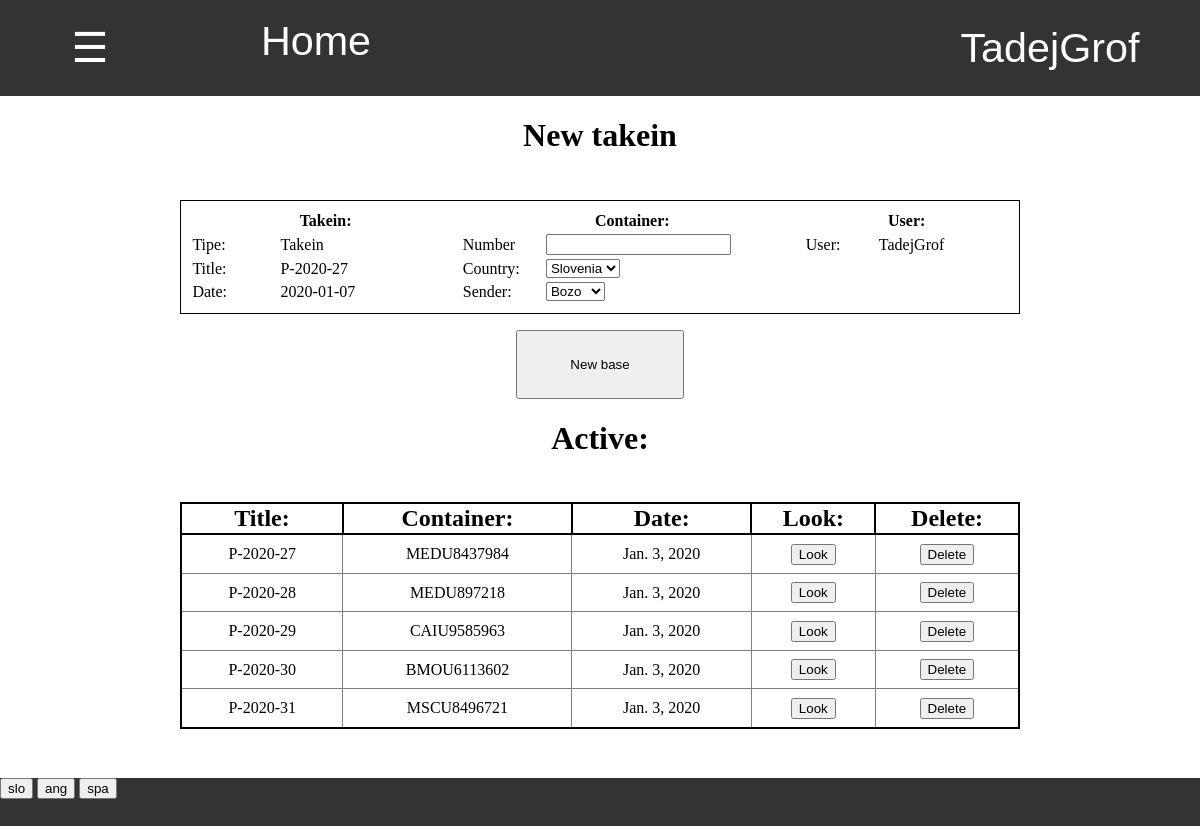
Page /zaloga/prevzem/ (signed in) on the earlier database version.
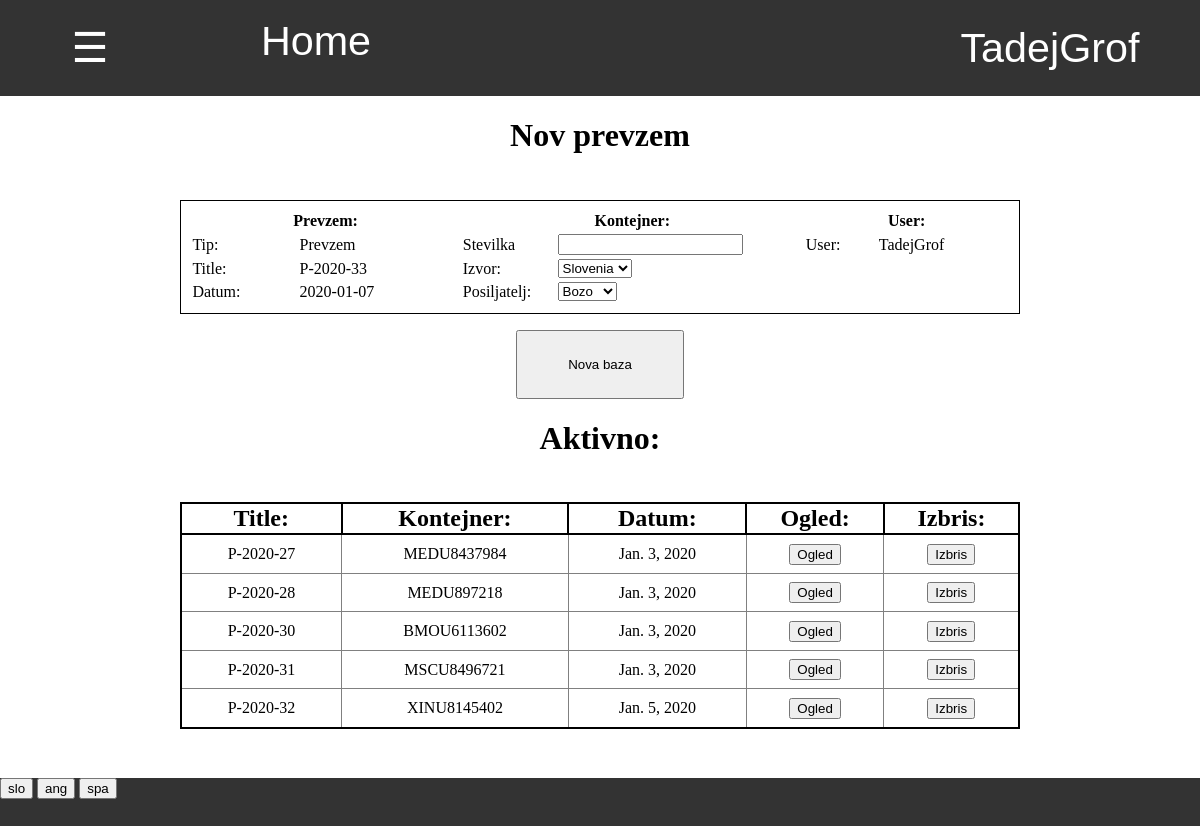
Same page on the later database version.
### program/models.py (models this page shows, shortened)
class Profil(models.Model):
    user = models.OneToOneField(User,on_delete=models.CASCADE)
    jezik =  models.CharField(default="spa",max_length=3, choices=JEZIKI)

class Program(models.Model):
    stevilo_prevzemov = models.IntegerField(default = 0)
    stevilo_odpisov = models.IntegerField(default = 0)
    stevilo_faktur = models.IntegerField(default = 0)
    stevilo_racunov = models.IntegerField(default = 0)
    stevilo_inventur = models.IntegerField(default = 0)
    def naslednji_prevzem(self,delaj=False):
        if delaj:
            self.stevilo_prevzemov += 1
            self.save()
            return 'P-2020-' + str(self.stevilo_prevzemov)
        else:
            return 'P-2020-' + str(self.stevilo_prevzemov + 1)
    @property
    def vrni_jezike(self):
        return JEZIKI

### zaloga/models.py (models this page shows, shortened)
class Baza(models.Model):
    author = models.ForeignKey(User,default=1, on_delete=models.CASCADE)
    title = models.CharField(default="",max_length=15)
    datum = models.DateField(default=timezone.now)
    zaloga = models.ForeignKey(Zaloga, default=1 ,on_delete=models.CASCADE)
    status = models.CharField(default="aktivno",max_length=10)
    sprememba_zaloge = models.IntegerField(default = -1)
    tip = models.CharField(default="prevzem",max_length=20, choices=TIPI_BAZE)
    kontejner = models.OneToOneField(Kontejner,null=True,default=None,blank=True, on_delete=models.CASCADE)
    popust = models.IntegerField(default = None, null=True, blank=True)
    stranka = models.ForeignKey(Stranka, on_delete=models.CASCADE, default=None, null=True, blank=True)
    cas = models.TimeField(default=None,null=True,blank=True)
    dnevna_prodaja = models.ForeignKey(Dnevna_prodaja, on_delete=models.CASCADE, default=None, null=True, blank=True)
    prevoz = models.DecimalField(default=None,null=True,blank=True,max_digits=5, decimal_places=2)

class Kontejner(models.Model):
    stevilka = models.CharField(default="", max_length=20)
    posiljatelj = models.CharField(default="", max_length=20, choices=POSILJATELJI)
    drzava = models.CharField(default="", max_length=20, choices=DRZAVE)

### zaloga/views.py (the view)
# urls.py: path('', views.baze , name='baze'),
@login_required
def baze(request, tip_baze):
    if request.method == "GET":
        baze = Baza.objects.filter(tip=tip_baze,status='aktivno')
        stranke = Stranka.objects.all().order_by('stevilo_kupljenih').values('pk','naziv')
        return pokazi_stran(request, 'zaloga/aktivne_baze.html', {'tip': tip_baze, 'baze':baze,'stranke':stranke})

### zaloga/models.py (called while the page is built)
    @property
    def danes(self):
        return datetime.today().strftime('%Y-%m-%d')

    @property
    def drzave(self):
        return DRZAVE

    @property
    def posiljatelji(self):
        return POSILJATELJI

### zaloga/templatetags/zaloga_exstras.py (called while the page is built)
@register.filter
def keyvalue(dict, key):
    return dict[key]

### zaloga/views.py (called while the page is built)
def vrni_slovar(request):
    with open('slovar.json') as dat:
        slovar = json.load(dat)
    return slovar

def pokazi_stran(request, html, baze={}):
    slovar = {'prodaja':prodaja, 'zaloga':zaloga,'program':program,'slovar':vrni_slovar(request),'jezik':request.user.profil.jezik}
    slovar.update(baze)
    return render(request, html, slovar)

### zaloga/templates/zaloga/aktivne_baze.html (shortened to what the changed rows need)
{% extends 'program/base.html' %}
{% load zaloga_exstras %}
{% block content %}
<h1>
{% if tip == "prevzem" %}
    {{slovar|keyvalue:'Nov prevzem'|keyvalue:jezik}}
{% elif tip == "odpis" %}
    {{slovar|keyvalue:'Nov odpis'|keyvalue:jezik}}
{% elif tip == "inventura" %}
    {{slovar|keyvalue:'Nova inventura'|keyvalue:jezik}}
{% elif tip == "vele_prodaja" %}
    {{slovar|keyvalue:'Nova vele prodaja'|keyvalue:jezik}}
{% endif %}
</h1>
<div class="okno">
    {% if tip == "prevzem" %}
        <table style="padding:1%;border:1px solid black"class="tabela_podatkov">
            <tr>
                <th width="33%" colspan="2"> {{slovar|keyvalue:'Prevzem'|keyvalue:jezik}}:</th>
                <th width="42%" colspan="2">{{slovar|keyvalue:'Kontejner'|keyvalue:jezik}}:</th>
                <th width="25%" colspan="2"> User: </th>
            </tr>
            <tr>
                <td> {{slovar|keyvalue:'Tip'|keyvalue:jezik}}: </td>
                <td> {{slovar|keyvalue:'Prevzem'|keyvalue:jezik}} </td>
                <td> {{slovar|keyvalue:'Stevilka'|keyvalue:jezik}} </td>
                <td> <input form="nova_baza" name="stevilka" type="text" required autocomplete="off"> </td>
                <td> User: </td>
                <td> {{user.username}} </td>
            </tr>
            <tr>
                <td> {{slovar|keyvalue:'Title'|keyvalue:jezik}}: </td>
                <td> {{program.naslednji_prevzem}} </td>
                <td> {{slovar|keyvalue:'Izvor'|keyvalue:jezik}}: </td>
                <td>
                    <select form="nova_baza" name="drzava">
                        {% for drzava in zaloga.drzave %}
                            <option value="{{drzava.0}}"> {{drzava.1}} </option>
                        {% endfor %}
                    </select>
                </td>
            </tr>
            <tr>
                <td> {{slovar|keyvalue:'Datum'|keyvalue:jezik}}: </td>
                <td> {{zaloga.danes}} </td>
                <td> {{slovar|keyvalue:'Posiljatelj'|keyvalue:jezik}}: </td>
                <td>
                    <select form="nova_baza" name="posiljatelj">
                        {% for posiljatelj in zaloga.posiljatelji %}
                            <option value="{{posiljatelj.0}}"> {{posiljatelj.1}} </option>
                        {% endfor %}
                    </select>
                </td>
            </tr>
        </table>
    {% endif %}
    <form id="nova_baza" action="{% url 'nova_baza' tip %}" method="POST">
        <input type="submit" value="{{slovar|keyvalue:'Nova baza'|keyvalue:jezik}}">
    </form>
</div>
<h1>
    {{slovar|keyvalue:'Aktivno'|keyvalue:jezik}}:
</h1>
{% if baze.count == 0 %}
    <h2>
        {{slovar|keyvalue:'Ni aktivnih baz'|keyvalue:jezik}}
    </h2>
{% else %}
    <div style="width:70%;display:inline-block;margin-top:2%" >
        <table class="tabela_vnosov">
            <tr class="header">
                <th> {{slovar|keyvalue:'Title'|keyvalue:jezik}}: </th>
                {% if tip == "vele_prodaja" %}
                <th> {{slovar|keyvalue:'Stranka'|keyvalue:jezik}}: </th>
                {% elif tip == "prevzem" %}
                <th> {{slovar|keyvalue:'Kontejner'|keyvalue:jezik}}: </th>
                {% endif %}
                <th> {{slovar|keyvalue:'Datum'|keyvalue:jezik}}: </th>
                <th> {{slovar|keyvalue:'Ogled'|keyvalue:jezik}}: </th>
                <th> {{slovar|keyvalue:'Izbris'|keyvalue:jezik}}: </th>
            </tr>
            {% for baza in baze %}
            <tr>
                <td> {{baza.title}} </td>
                {% if tip == "vele_prodaja" %}
                <td> {{baza.stranka}} </td>
                {% elif tip == "prevzem" %}
                <td> {{baza.kontejner.stevilka}} </td>
                {% endif %}
                <td> {{baza.datum}} </td>
                <td class="ogled">
                    <form action="{% url 'baza' tip baza.pk %}" method="GET">
                        <input type="submit" value="{{slovar|keyvalue:'Ogled'|keyvalue:jezik}}">
                    </form>
                </td>
                <td class="izbris">
                    <form action="{% url 'izbris_baze' baza.tip baza.pk %}" onsubmit="return Confirm()" method="POST">
                        <input type="submit" value="{{slovar|keyvalue:'Izbris'|keyvalue:jezik}}">
                    </form>
                </td>
            </tr>
            {% endfor %}
        </table>
    </div>
{% endif %}
{% endblock %}

Differences in the rows shown:
no longer on this page (row edited): Baza: title "P-2020-29", kontejner.stevilka "CAIU9585963", datum "Jan. 3, 2020", {{ slovar|keyvalue:'Ogled'|keyvalue:jezik }} "Look", {{ slovar|keyvalue:'Izbris'|keyvalue:jezik }} "Delete"
changed Profil "Title": jezik "New takein" → "Nov prevzem"; jezik "Takein" → "Prevzem"; jezik "Container" → "Kontejner"; jezik "Tipe" → "Tip"; jezik "Number" → "Stevilka"; jezik "Country" → "Izvor"; jezik "Date" → "Datum"; jezik "Sender" → "Posiljatelj"; jezik "New base" → "Nova baza"; jezik "Active" → "Aktivno"; jezik "Look" → "Ogled"; jezik "Delete" → "Izbris"
changed Program: naslednji_prevzem "P-2020-27" → "P-2020-33"
added Baza: title "P-2020-32", kontejner.stevilka "XINU8145402", datum "Jan. 5, 2020", {{ slovar|keyvalue:'Ogled'|keyvalue:jezik }} "Ogled", {{ slovar|keyvalue:'Izbris'|keyvalue:jezik }} "Izbris"
